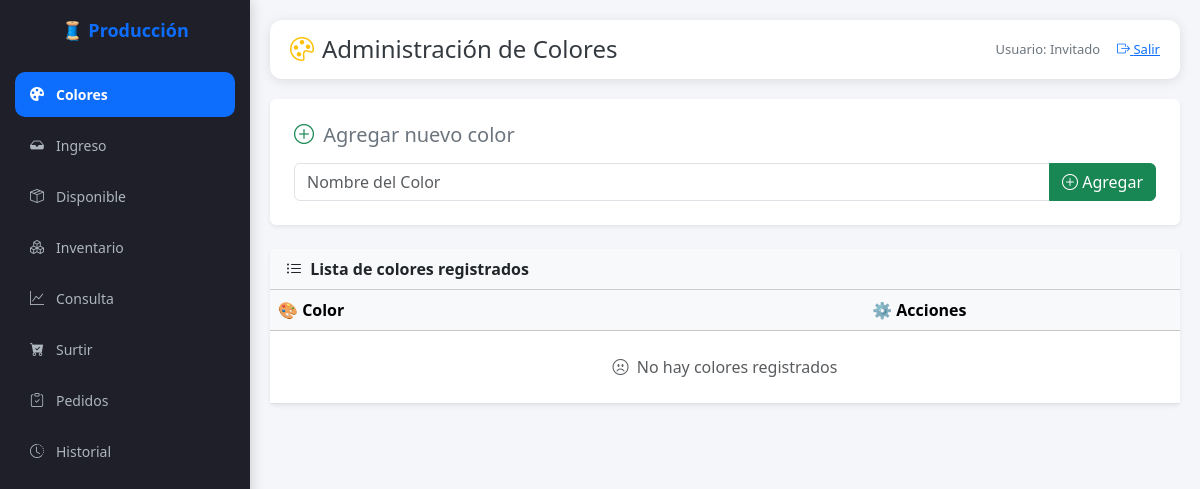
Page /colores on the earlier database version.
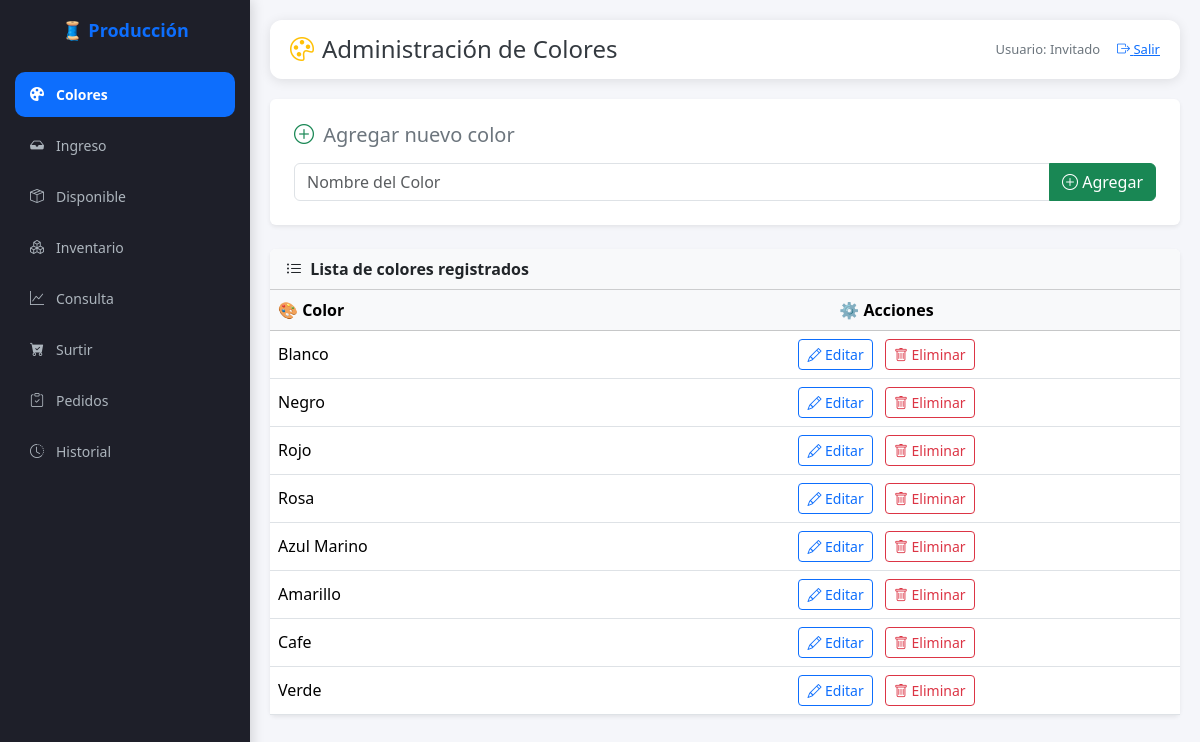
Same page on the later database version.
### modelos.py (models this page shows, shortened)
class Color(db.Model):
    __tablename__ = "color"
    id = db.Column(db.Integer, primary_key=True)
    nombre = db.Column(db.String(50), unique=True, nullable=False)
    cortes = db.relationship("Corte", back_populates="color")  # 🔥 aquí
    inventarios = db.relationship("Inventario", back_populates="color")  # 🆕 aquí

### app.py (the view, shortened to what this page needs)
@app.route("/colores", methods=["GET", "POST"])
def gestionar_colores():
    colores = Color.query.all()
    return render_template("colores.html", colores=colores)

### templates/colores.html (shortened to what this page needs)
{% extends "base.html" %}
{% block header %}
<div class="d-flex align-items-center gap-2">
  <i class="bi bi-palette fs-4 text-warning"></i>
  <h4 class="mb-0">Administración de Colores</h4>
</div>
{% endblock %}
{% block content %}
<div class="card p-4 shadow-sm border-0">
  <h5 class="mb-3 text-secondary"><i class="bi bi-plus-circle me-1 text-success"></i> Agregar nuevo color</h5>
  <form method="POST" action="{{ url_for('gestionar_colores') }}">
    <div class="input-group">
      <input type="text" class="form-control" name="nombre" placeholder="Nombre del Color" required>
      <button class="btn btn-success" type="submit" data-bs-toggle="tooltip" title="Registrar color">
        <i class="bi bi-plus-circle"></i> Agregar
      </button>
    </div>
  </form>
</div>
<div class="card mt-4 shadow-sm border-0">
  <div class="card-header bg-light fw-semibold">
    <i class="bi bi-list-ul me-1"></i> Lista de colores registrados
  </div>
  <div class="card-body p-0">
    <table class="table table-hover align-middle mb-0">
      <thead class="table-light">
        <tr>
          <th>🎨 Color</th>
          <th class="text-center">⚙️ Acciones</th>
        </tr>
      </thead>
      <tbody>
        {% for c in colores %}
        <tr>
          <td>{{ c.nombre }}</td>
          <td class="text-center">
            <a href="{{ url_for('editar_color', id=c.id) }}" class="btn btn-sm btn-outline-primary me-2" data-bs-toggle="tooltip" title="Editar color">
              <i class="bi bi-pencil"></i> Editar
            </a>
            <a href="{{ url_for('eliminar_color', id=c.id) }}" class="btn btn-sm btn-outline-danger"
               onclick="return confirm('¿Seguro que deseas eliminar este color?')" data-bs-toggle="tooltip" title="Eliminar color">
              <i class="bi bi-trash"></i> Eliminar
            </a>
          </td>
        </tr>
        {% else %}
        <tr>
          <td colspan="2" class="text-center text-muted py-4">
            <i class="bi bi-emoji-frown me-1"></i> No hay colores registrados
          </td>
        </tr>
        {% endfor %}
      </tbody>
    </table>
  </div>
</div>
{% endblock %}

### templates/base.html (shortened to what this page needs)
<!DOCTYPE html>
<html lang="es">
<head>
    <link href="https://cdn.jsdelivr.net/npm/bootstrap@5.3.2/dist/css/bootstrap.min.css" rel="stylesheet">
    <link href="https://cdn.jsdelivr.net/npm/bootstrap-icons@1.11.1/font/bootstrap-icons.css" rel="stylesheet">
</head>
<body>
    <div class="sidebar">
        <h3>🧵 Producción</h3>
        <a href="{{ url_for('gestionar_colores') }}" title="Colores">
            <i class="bi bi-palette-fill"></i>
            <span>Colores</span>
        </a>
        <a href="{{ url_for('ingreso_manual') }}" title="Ingreso Manual">
            <i class="bi bi-inbox-fill"></i>
            <span>Ingreso</span>
        </a>
        <a href="{{ url_for('inventario_disponible') }}" title="Inventario Disponible">
            <i class="bi bi-box-seam"></i>
            <span>Disponible</span>
        </a>
        <a href="{{ url_for('inventario_general') }}" title="Inventario General">
            <i class="bi bi-boxes"></i>
            <span>Inventario</span>
        </a>
        <a href="{{ url_for('consulta') }}" title="Consulta">
            <i class="bi bi-graph-up"></i>
            <span>Consulta</span>
        </a>
        <a href="{{ url_for('surtido') }}" title="Ventana de Surtido">
            <i class="bi bi-cart-check-fill"></i>
            <span>Surtir</span>
        </a>
        <a href="{{ url_for('ver_pedidos') }}" title="Ventana de Pedidos">
            <i class="bi bi-clipboard-check"></i>
            <span>Pedidos</span>
        </a>
        <a href="{{ url_for('ver_historial_inventario') }}" title="Historial de Movimientos">
            <i class="bi bi-clock-history"></i>
            <span>Historial</span>
        </a>
    </div>
    <div class="content">
        <div class="topbar">
            <h5>{% block header %}Panel de Control{% endblock %}</h5>
            <span>Usuario: {{ session.get('usuario', 'Invitado') }}
            <a href="{{ url_for('logout') }}" title="Salir">
            <i class="bi bi-box-arrow-right"></i>
            Salir
            </a>
            </span>
        </div>
        {% block content %}{% endblock %}
    </div>
</body>
</html>

### templates/base.html (style rules this page uses)
* { margin: 0; padding: 0; box-sizing: border-box; }
html, body { height: 100%; width: 100%; }
body { font-family: 'Segoe UI', Tahoma, Geneva, Verdana, sans-serif; background: #f5f6fa; display: flex; flex-direction: column; padding-bottom: 80px; }
.sidebar { height: 100vh; background: #1e1f29; color: #fff; position: fixed; left: 0; top: 0; width: 250px; padding: 20px 15px; display: flex; flex-direction: column; box-shadow: 2px 0 12px rgba(0,0,0,0.15); z-index: 1030; overflow-y: auto; }
.sidebar h3 { font-weight: bold; margin-bottom: 30px; text-align: center; color: #0d6efd; font-size: 18px; }
.sidebar a { color: #adb5bd; text-decoration: none; display: flex; align-items: center; gap: 12px; padding: 12px 15px; border-radius: 10px; transition: all 0.3s ease; font-size: 14px; margin-bottom: 6px; white-space: nowrap; }
.sidebar a.active { background-color: #0d6efd; color: #fff; font-weight: 600; }
.content { margin-left: 250px; padding: 20px; flex: 1; overflow-y: auto; }
.topbar { background: #fff; border-radius: 12px; box-shadow: 0 2px 12px rgba(0,0,0,0.1); padding: 15px 20px; margin-bottom: 20px; display: flex; justify-content: space-between; align-items: center; flex-wrap: wrap; gap: 10px; }
.topbar h5 { font-weight: 600; color: #343a40; margin: 0; font-size: 20px; }
.topbar span { font-size: 13px; color: #6c757d; }

Differences in the rows shown:
added Color: nombre "Blanco"
added Color: nombre "Negro"
added Color: nombre "Rojo"
added Color: nombre "Rosa"
added Color: nombre "Azul Marino"
added Color: nombre "Amarillo"
added Color: nombre "Cafe"
added Color: nombre "Verde"
Other differences:
text no longer shown: "No hay colores registrados"
